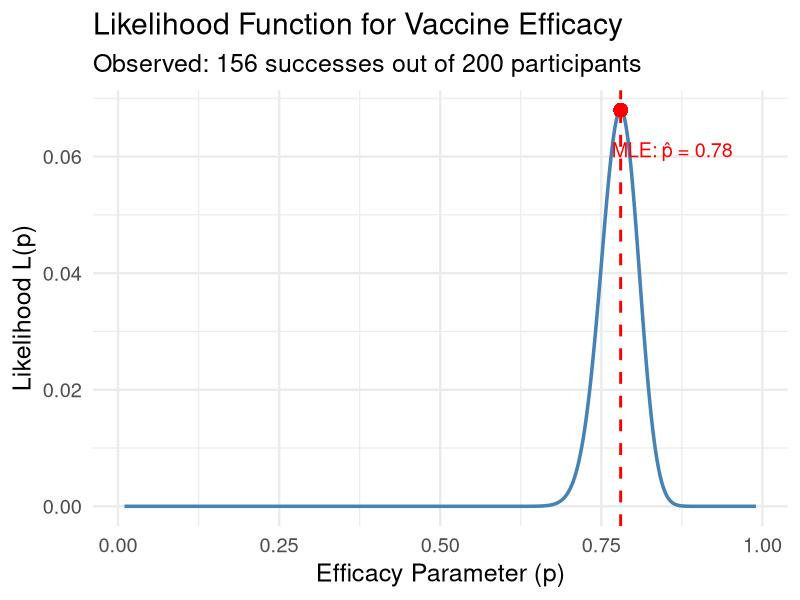
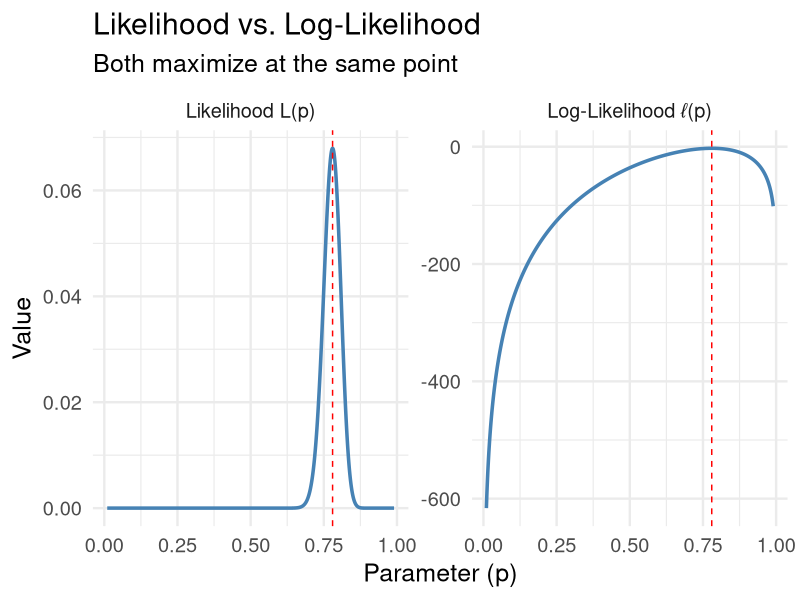
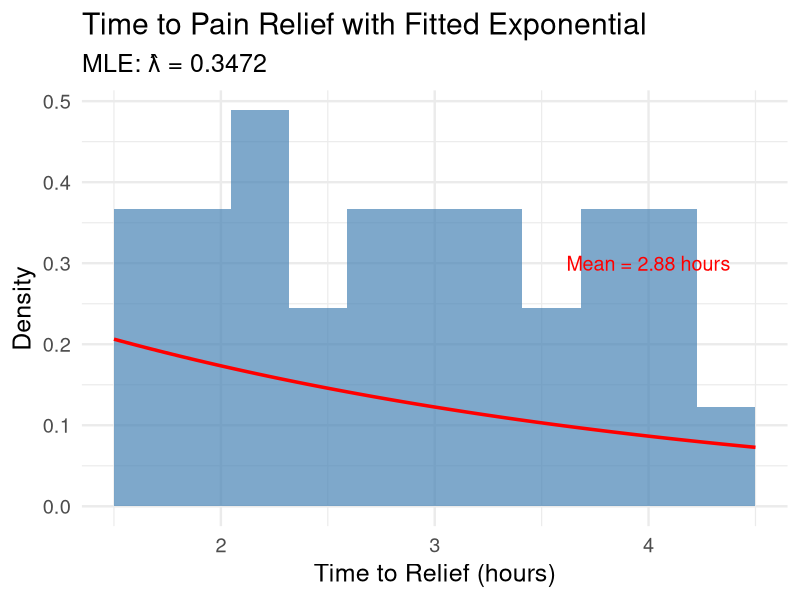
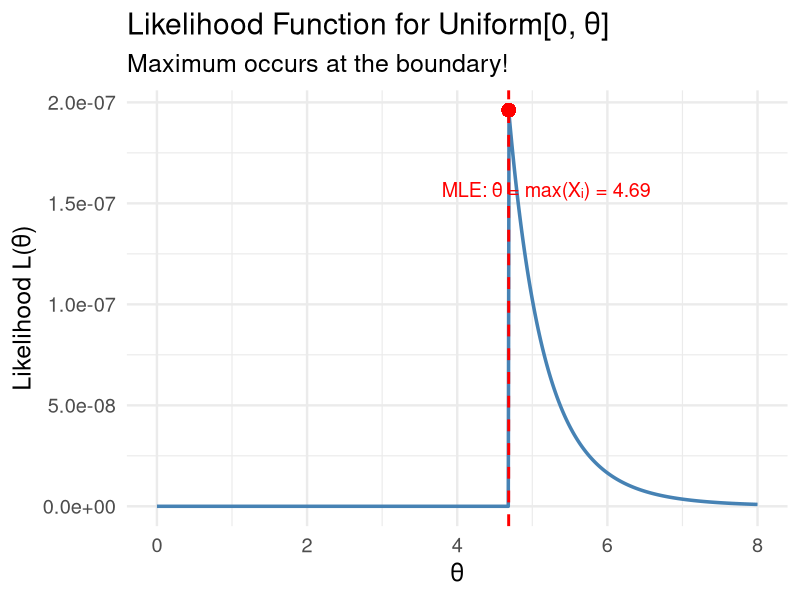
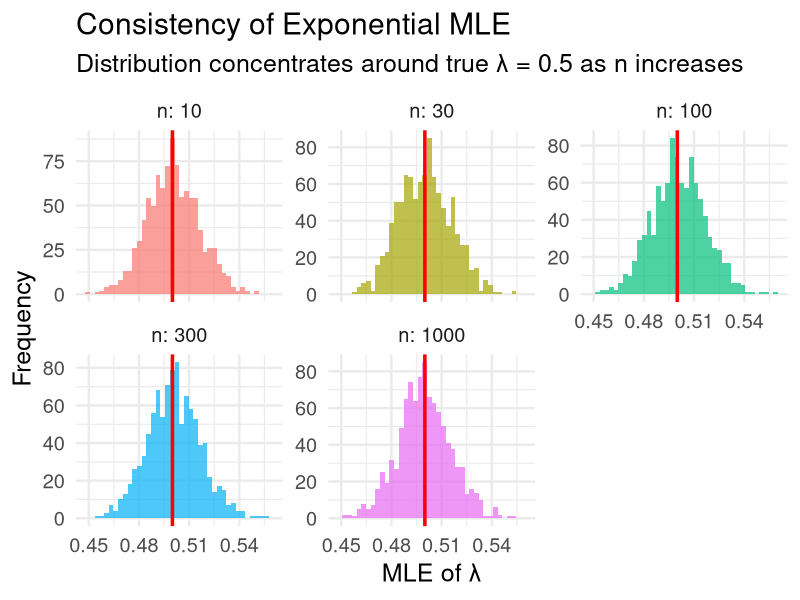
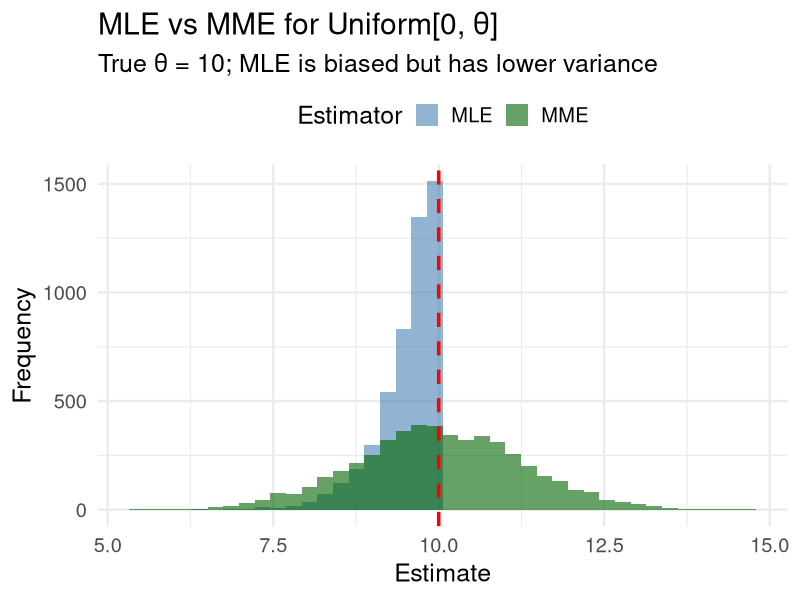

These charts were generated, in order, by the following R code:
## ---- chunk 1
#| label: setup
#| include: false
library(tidyverse)
set.seed(42)
theme_set(theme_minimal(base_size = 18))
## ---- chunk 2
n <- 200
successes <- 156
# What value of p makes this outcome most "likely"?
## ---- chunk 3
#| echo: false
#| fig-height: 5
# Likelihood function for vaccine trial
n <- 200
x <- 156

likelihood_data <- tibble(
  p = seq(0.01, 0.99, by = 0.001),
  likelihood = dbinom(x, n, p)
)

mle_p <- x / n

likelihood_data |> 
  ggplot(aes(x = p, y = likelihood)) +
  geom_line(color = "steelblue", linewidth = 1.2) +
  geom_vline(xintercept = mle_p, color = "red", linetype = "dashed", linewidth = 1) +
  geom_point(aes(x = mle_p, y = dbinom(x, n, mle_p)), color = "red", size = 4) +
  labs(title = "Likelihood Function for Vaccine Efficacy",
       subtitle = str_glue("Observed: {x} successes out of {n} participants"),
       x = "Efficacy Parameter (p)", y = "Likelihood L(p)") +
  annotate("text", x = mle_p + 0.08, y = dbinom(x, n, mle_p) * 0.9,
           label = str_glue("MLE: p̂ = {mle_p}"), color = "red", size = 5)
## ---- chunk 4
#| echo: false
#| fig-height: 4
# Compare likelihood and log-likelihood
likelihood_data |> 
  mutate(log_likelihood = log(likelihood)) |> 
  select(p, likelihood, log_likelihood) |> 
  pivot_longer(-p, names_to = "type", values_to = "value") |> 
  mutate(type = case_when(
    type == "likelihood" ~ "Likelihood L(p)",
    type == "log_likelihood" ~ "Log-Likelihood ℓ(p)"
  )) |> 
  ggplot(aes(x = p, y = value)) +
  geom_line(color = "steelblue", linewidth = 1.2) +
  geom_vline(xintercept = mle_p, color = "red", linetype = "dashed") +
  facet_wrap(~type, scales = "free_y") +
  labs(title = "Likelihood vs. Log-Likelihood", 
       subtitle = "Both maximize at the same point",
       x = "Parameter (p)", y = "Value")
## ---- chunk 5
#| code-line-numbers: "|1-3|5-12|14-18"
true_p <- 0.65
n <- 50
n_sims <- 5000

# Simulate many samples and compute MLE
mle_sim <- tibble(sim = 1:n_sims) |> 
  mutate(
    successes = rbinom(n_sims, size = n, prob = true_p),
    mle = successes / n
  )

# Check unbiasedness and variance
mle_sim |> 
  summarize(
    `True p` = true_p,
    `Mean of MLEs` = mean(mle),
    `Bias` = mean(mle) - true_p,
    `Variance of MLEs` = var(mle),
    `Theoretical Var` = true_p * (1 - true_p) / n
  ) |> 
  pivot_longer(everything()) |> 
  mutate(value = round(value, 5))
## ---- chunk 6
# Time to pain relief (hours) for 30 patients
relief_times <- c(2.1, 3.5, 1.8, 4.2, 2.7, 1.5, 3.8, 2.3, 4.1, 2.9,
                  1.9, 3.2, 2.5, 3.9, 2.1, 4.5, 1.7, 3.4, 2.8, 3.1,
                  2.4, 3.7, 1.6, 4.0, 2.6, 3.3, 2.0, 3.6, 2.2, 3.0)

# MLE of rate parameter
lambda_mle <- 1 / mean(relief_times)

cat("Sample mean relief time:", round(mean(relief_times), 2), "hours\n")
cat("MLE of λ:", round(lambda_mle, 4), "per hour\n")
cat("Estimated median relief time:", round(log(2) / lambda_mle, 2), "hours")
## ---- chunk 7
#| fig-height: 4.5
tibble(time = relief_times) |> 
  ggplot(aes(x = time)) +
  geom_histogram(aes(y = after_stat(density)), bins = 12,
                 fill = "steelblue", alpha = 0.7) +
  stat_function(fun = dexp, args = list(rate = lambda_mle),
                color = "red", linewidth = 1.2) +
  labs(title = "Time to Pain Relief with Fitted Exponential",
       subtitle = str_glue("MLE: λ̂ = {round(lambda_mle, 4)}"),
       x = "Time to Relief (hours)", y = "Density") +
  annotate("text", x = 4, y = 0.3, 
           label = str_glue("Mean = {round(1/lambda_mle, 2)} hours"),
           color = "red", size = 5)
## ---- chunk 8
#| echo: false
#| fig-height: 5
# Uniform likelihood
set.seed(42)
sample_data <- runif(10, 0, 5)
x_max <- max(sample_data)

uniform_lik <- tibble(
  theta = seq(0, 8, by = 0.01),
  likelihood = ifelse(theta < x_max, 0, 1/theta^10)
)

uniform_lik |> 
  ggplot(aes(x = theta, y = likelihood)) +
  geom_line(color = "steelblue", linewidth = 1.2) +
  geom_vline(xintercept = x_max, color = "red", linetype = "dashed", linewidth = 1) +
  geom_point(aes(x = x_max, y = 1/x_max^10), color = "red", size = 4) +
  labs(title = "Likelihood Function for Uniform[0, θ]",
       subtitle = "Maximum occurs at the boundary!",
       x = "θ", y = "Likelihood L(θ)") +
  annotate("text", x = x_max + 0.5, y = 1/x_max^10 * 0.8,
           label = str_glue("MLE: θ̂ = max(Xᵢ) = {round(x_max, 2)}"),
           color = "red", size = 5)
## ---- chunk 9
cholesterol <- c(195, 210, 185, 220, 175, 230, 200, 188, 215, 205,
                 192, 218, 182, 225, 198, 212, 190, 208, 178, 222)

# MLEs for μ and σ
mu_mle <- mean(cholesterol)
sigma_mle <- sqrt(mean((cholesterol - mu_mle)^2))  # Note: dividing by n

# By invariance, MLE of P(X > 240) is:
prob_high <- 1 - pnorm(240, mean = mu_mle, sd = sigma_mle)

cat("MLE of μ:", round(mu_mle, 2), "mg/dL\n")
cat("MLE of σ:", round(sigma_mle, 2), "mg/dL\n")
cat("MLE of P(cholesterol > 240):", round(prob_high, 4))
## ---- chunk 10
#| fig-height: 4.5
true_lambda <- 0.5
sample_sizes <- c(10, 30, 100, 300, 1000)

consistency_sim <- map_dfr(sample_sizes, function(n) {
  tibble(
    n = n,
    sim = 1:1000,
    mle = map_dbl(sim, \(s) 1 / mean(rexp(n, rate = true_lambda)))
  )
})

consistency_sim |> 
  ggplot(aes(x = mle, fill = factor(n))) +
  geom_histogram(bins = 40, alpha = 0.7) +
  geom_vline(xintercept = true_lambda, color = "red", linewidth = 1.2) +
  facet_wrap(~n, scales = "free_y", labeller = label_both) +
  labs(title = "Consistency of Exponential MLE",
       subtitle = "Distribution concentrates around true λ = 0.5 as n increases",
       x = "MLE of λ", y = "Frequency") +
  theme(legend.position = "none")
## ---- chunk 11
theta <- 10
n <- 20
n_sims <- 5000

uniform_comparison <- tibble(sim = 1:n_sims) |> 
  mutate(
    data = map(sim, \(s) runif(n, 0, theta)),
    mle = map_dbl(data, max),
    mme = map_dbl(data, \(d) 2 * mean(d))
  )

uniform_comparison |> 
  summarize(
    `MLE Bias` = mean(mle) - theta,
    `MME Bias` = mean(mme) - theta,
    `MLE Variance` = var(mle),
    `MME Variance` = var(mme),
    `MLE MSE` = mean((mle - theta)^2),
    `MME MSE` = mean((mme - theta)^2)
  ) |> 
  pivot_longer(everything()) |> 
  mutate(value = round(value, 4))
## ---- chunk 12
#| echo: false
#| fig-height: 5
uniform_comparison |> 
  select(mle, mme) |> 
  pivot_longer(everything(), names_to = "Estimator", values_to = "Estimate") |> 
  mutate(Estimator = toupper(Estimator)) |> 
  ggplot(aes(x = Estimate, fill = Estimator)) +
  geom_histogram(bins = 40, alpha = 0.6, position = "identity") +
  geom_vline(xintercept = theta, color = "red", linetype = "dashed", linewidth = 1.2) +
  labs(title = "MLE vs MME for Uniform[0, θ]",
       subtitle = str_glue("True θ = {theta}; MLE is biased but has lower variance"),
       x = "Estimate", y = "Frequency") +
  scale_fill_manual(values = c("steelblue", "darkgreen")) +
  theme(legend.position = "top")
## ---- chunk 13
# For distributions with known MLEs
normal_data <- rnorm(100, mean = 50, sd = 10)
cat("Normal MLE for μ:", mean(normal_data), "\n")
cat("Normal MLE for σ:", sd(normal_data) * sqrt((100-1)/100))
## ---- chunk 14
# General approach: maximize log-likelihood
neg_log_lik <- function(lambda, data) {
  -sum(dexp(data, rate = lambda, log = TRUE))
}

exp_data <- rexp(50, rate = 0.5)
result <- optimize(neg_log_lik, interval = c(0.01, 5), data = exp_data)
cat("\nExponential MLE for λ:", round(result$minimum, 4))
## ---- chunk 15
# Survival times (months) for 40 patients
survival_times <- c(8.2, 15.3, 12.1, 6.8, 22.5, 9.4, 18.7, 11.3, 7.5, 25.1,
                    14.2, 10.8, 5.3, 19.6, 13.4, 8.9, 16.2, 11.7, 6.1, 21.3,
                    12.8, 9.1, 17.5, 7.8, 24.2, 10.3, 14.9, 8.4, 20.1, 11.9,
                    6.5, 18.3, 13.1, 9.7, 15.8, 7.2, 22.8, 12.4, 8.1, 19.2)

# Fit exponential distribution
lambda_mle <- 1 / mean(survival_times)

# Estimated survival probability at 12 months
surv_12 <- exp(-lambda_mle * 12)

cat("MLE of λ:", round(lambda_mle, 4), "per month\n")
cat("Estimated median survival:", round(log(2)/lambda_mle, 1), "months\n")
cat("Estimated P(survive > 12 months):", round(surv_12, 3))
## ---- chunk 16
#| message: false
# Using MASS package for Weibull MLE
library(MASS)

# Fit Weibull distribution to survival data
weibull_fit <- fitdistr(survival_times, "weibull")
print(weibull_fit)

# Compare fits
cat("\nExponential mean:", round(1/lambda_mle, 2), "months\n")
cat("Weibull mean:", round(weibull_fit$estimate["scale"] * 
    gamma(1 + 1/weibull_fit$estimate["shape"]), 2), "months")
## ---- chunk 17
1 - pbinom(59, size = 80, prob = 0.80)  # P(X >= 60)
